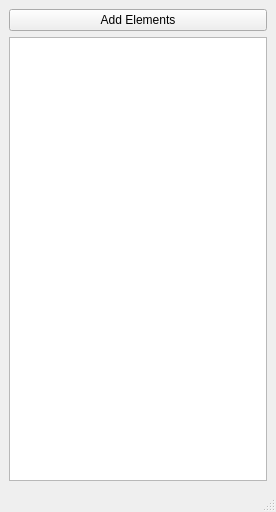
<?xml version="1.0" encoding="UTF-8"?>
<ui version="4.0">
 <class>QMainWidget</class>
 <widget class="QMainWindow" name="QMainWidget">
  <property name="geometry">
   <rect>
    <x>0</x>
    <y>0</y>
    <width>276</width>
    <height>512</height>
   </rect>
  </property>
  <property name="windowTitle">
   <string>MainWindow</string>
  </property>
  <widget class="QWidget" name="centralwidget">
   <layout class="QGridLayout" name="gridLayout">
    <item row="0" column="0">
     <widget class="QPushButton" name="addElements_pushButton">
      <property name="text">
       <string>Add Elements</string>
      </property>
     </widget>
    </item>
    <item row="1" column="0">
     <widget class="QTreeView" name="treeView"/>
    </item>
   </layout>
  </widget>
  <widget class="QMenuBar" name="menubar">
   <property name="geometry">
    <rect>
     <x>0</x>
     <y>0</y>
     <width>276</width>
     <height>25</height>
    </rect>
   </property>
  </widget>
  <widget class="QStatusBar" name="statusbar"/>
 </widget>
 <resources/>
 <connections/>
</ui>
